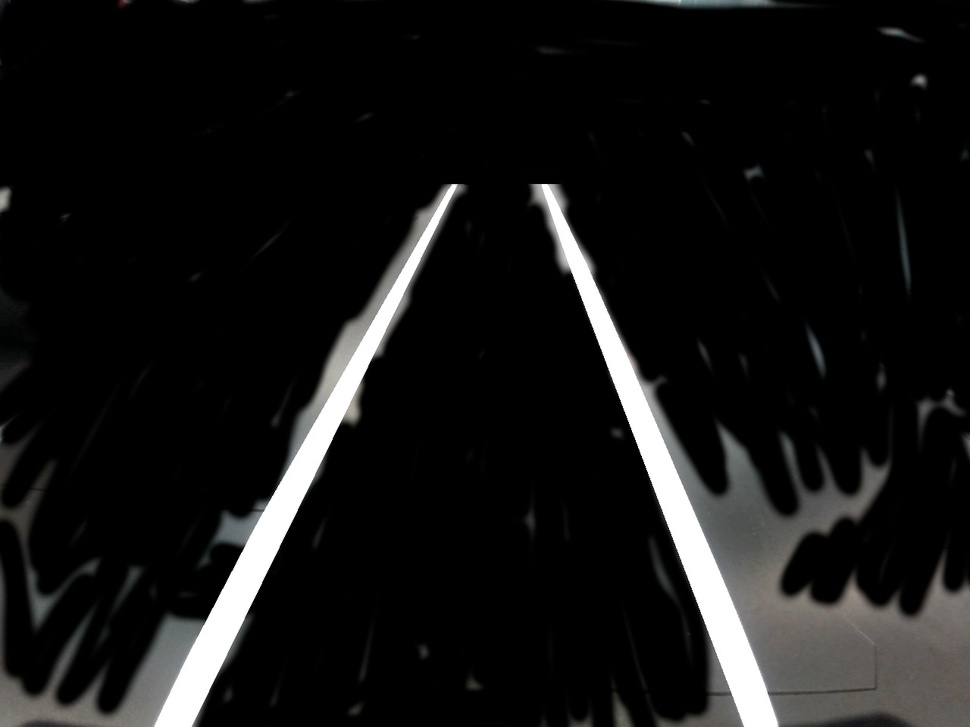
#> input picture Computer_Vision_for_Autonomous_Robot_Navigation/lane_detection_result.jpg, 970 x 727 px, shrunk from 1280 x 960 before the run, found by its file name
$ python matrix_test_grid.py
#> lines starting #> are read from the running program, lines starting #| are printed output that depends on the picture; after the words box and inside, x2 and y2 are one past the last pixel; in counts of white or black regions, pixels touching at a corner belong together
import cv2
import numpy as np

def find_white_lines(image):
    """Находит белые линии на изображении"""
    hsv = cv2.cvtColor(image, cv2.COLOR_BGR2HSV)
    lower_white = np.array([0, 0, 200])
    upper_white = np.array([180, 30, 255])
    white_mask = cv2.inRange(hsv, lower_white, upper_white)

    gray = cv2.cvtColor(image, cv2.COLOR_BGR2GRAY)
    _, bright_mask = cv2.threshold(gray, 250, 255, cv2.THRESH_BINARY)

    combined_mask = cv2.bitwise_or(white_mask, bright_mask)
    kernel = np.ones((3,3), np.uint8)
    combined_mask = cv2.morphologyEx(combined_mask, cv2.MORPH_CLOSE, kernel)
    combined_mask = cv2.morphologyEx(combined_mask, cv2.MORPH_OPEN, kernel)

    return combined_mask

def find_road_edges(image):
    """Находит границы дороги"""
    white_lines_mask = find_white_lines(image)
    contours, _ = cv2.findContours(white_lines_mask, cv2.RETR_EXTERNAL, cv2.CHAIN_APPROX_SIMPLE)

    height, width = image.shape[:2]
    min_area = 1000
    valid_contours = []

    for cnt in contours:
        area = cv2.contourArea(cnt)
        if area > min_area:
            M = cv2.moments(cnt)
            if M['m00'] > 0:
                cy = int(M['m01']/M['m00'])
                if cy > height * 0.3:
                    valid_contours.append(cnt)

    valid_contours.sort(key=lambda c: cv2.boundingRect(c)[0])
    left_edge = right_edge = None

    if len(valid_contours) >= 2:
        left_edge, right_edge = valid_contours[0], valid_contours[-1]
    elif len(valid_contours) == 1:
        M = cv2.moments(valid_contours[0])
        cx = int(M['m10']/M['m00'])
        if cx < width/2:
            left_edge = valid_contours[0]
        else:
            right_edge = valid_contours[0]

    # Инициализируем точки по умолчанию
    dst_points = np.float32([
        [width*0.35, height*0.2],
        [width*0.65, height*0.2],
        [width*0.65, height*0.9],
        [width*0.35, height*0.9]
    ])

    viz = image.copy()

    if left_edge is not None:
        cv2.drawContours(viz, [left_edge], -1, (0,255,0), 2)
        left_points = left_edge.reshape(-1, 2)
        try:
            left_top_x = np.max(left_points[left_points[:,1] == np.min(left_points[:,1]), 0])
            left_bottom_x = np.max(left_points[left_points[:,1] == np.max(left_points[:,1]), 0])
            dst_points[0][0] = left_top_x
            dst_points[3][0] = left_bottom_x
            dst_points[0][1] = np.min(left_points[:,1])
            dst_points[3][1] = np.max(left_points[:,1])
        except:
            pass

    if right_edge is not None:
        cv2.drawContours(viz, [right_edge], -1, (0,0,255), 2)
        right_points = right_edge.reshape(-1, 2)
        try:
            right_top_x = np.min(right_points[right_points[:,1] == np.min(right_points[:,1]), 0])
            right_bottom_x = np.min(right_points[right_points[:,1] == np.max(right_points[:,1]), 0])
            dst_points[1][0] = right_top_x
            dst_points[2][0] = right_bottom_x
            dst_points[1][1] = np.min(right_points[:,1])
            dst_points[2][1] = np.max(right_points[:,1])
        except:
            pass

    return dst_points, white_lines_mask, viz

def extend_trapezoid(points, width, height, extend=2.0):
    """Расширяет трапецию за пределы изображения"""
    tl, tr, br, bl = points
    left_vec = bl - tl
    right_vec = br - tr

    new_tl = tl - left_vec * (extend - 1)
    new_bl = bl + left_vec * (extend - 1)
    new_tr = tr - right_vec * (extend - 1)
    new_br = br + right_vec * (extend - 1)

    return np.float32([new_tl, new_tr, new_br, new_bl])
def create_extended_perspective_grid(width, height, points, num_x=15, num_y=30, extend=2.0):
    """Создает перспективную сетку с расширенными вертикальными линиями"""
    # Создаем пустое изображение
    grid = np.zeros((height, width, 3), dtype=np.uint8)
    grid.fill(255)  # Белый фон

    # Точки исходного прямоугольника
    src_points = np.float32([
        [0, 0],
        [width, 0],
        [width, height],
        [0, height]
    ])

    # Матрица преобразования
    matrix = cv2.getPerspectiveTransform(src_points, points)

    # Рисуем линии сетки
    color = (0, 0, 0)
    thickness = 1

    # Горизонтальные линии (обычные, внутри трапеции)
    for i in range(num_y + 1):
        y = int(i * height / num_y)
        line = np.array([[0, y], [width, y]], dtype=np.float32)
        warped_line = cv2.perspectiveTransform(line.reshape(1, -1, 2), matrix).reshape(-1, 2)
        cv2.line(grid, tuple(warped_line[0].astype(int)), tuple(warped_line[1].astype(int)), color, thickness)

    # Вертикальные линии (расширенные за пределы трапеции)
    for i in range(num_x + 1):
        x = int(i * width / num_x)
        # Создаем удлиненную вертикальную линию (выше и ниже изображения)
        line = np.array([[x, -height*extend], [x, height*(1+extend)]], dtype=np.float32)
        warped_line = cv2.perspectiveTransform(line.reshape(1, -1, 2), matrix).reshape(-1, 2)
        cv2.line(grid, tuple(warped_line[0].astype(int)), tuple(warped_line[1].astype(int)), color, thickness)

    return grid


def main():
    NUM_CELLS_X = 15
    NUM_CELLS_Y = 30

    image = cv2.imread("/home/arrma/PROGRAMMS/Arhipelag_2025/Computer_Vision_for_Autonomous_Robot_Navigation/lane_detection_result.jpg")
#> image is the input picture: shape (727, 970, 3); mean B, G, R 20.8, 21.1, 21.2
    if image is None:
        print("Не удалось загрузить изображение")
        return

    height, width = image.shape[:2]
#> height = 727; width = 970
    dst_points, mask, contour_img = find_road_edges(image)
#> in find_white_lines, `hsv = cv2.cvtColor(image, cv2.COLOR_BGR2HSV)`: hsv: shape (727, 970, 3); mean H, S, V 7, 6.1, 21.4
#> in find_white_lines, `white_mask = cv2.inRange(hsv, lower_white, upper_white)`:
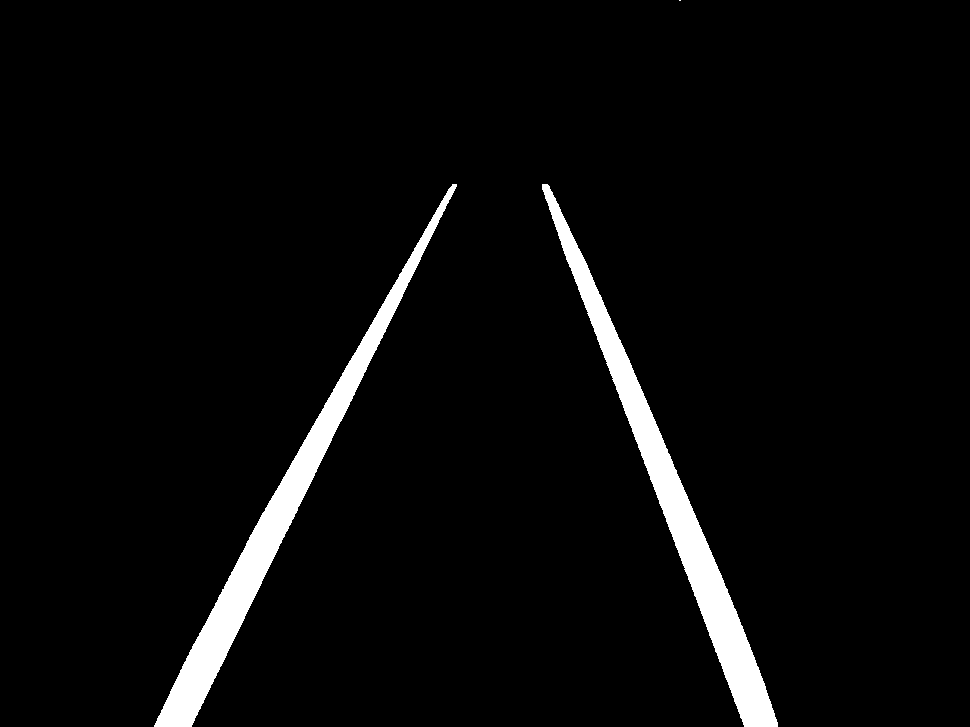
#> white_mask: shape (727, 970); 4.1% white; 3 white regions (1 under 20 px), largest, box (x1, y1, x2, y2) and area: (542, 184, 778, 727) 14728, (154, 184, 457, 727) 14320
#> in find_white_lines, `_, bright_mask = cv2.threshold(gray, 250, 255, cv2.THRESH_BINARY)`:
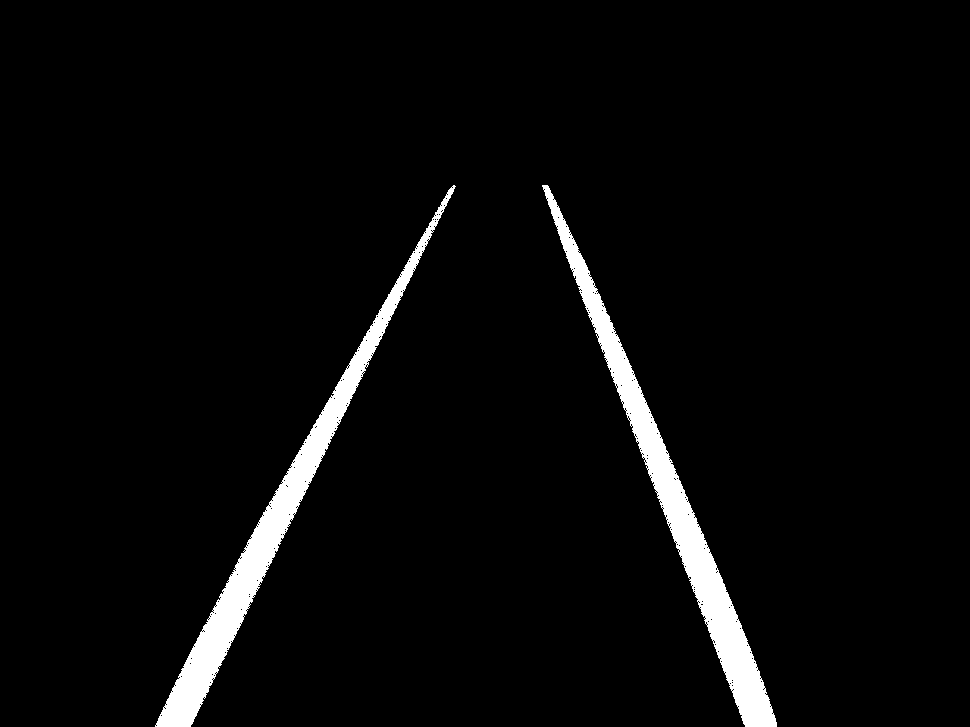
#> bright_mask: shape (727, 970); 3.9% white; 2 white regions, box (x1, y1, x2, y2) and area: (542, 185, 777, 727) 13821, (155, 185, 456, 727) 13347
#> in find_white_lines, `combined_mask = cv2.morphologyEx(combined_mask, cv2.MORPH_CLOSE, kernel)`: combined_mask: shape (727, 970); 4.1% white; 3 white regions (1 under 20 px), largest, box (x1, y1, x2, y2) and area: (542, 184, 778, 727) 14732, (154, 184, 457, 727) 14320
#> in find_white_lines, `combined_mask = cv2.morphologyEx(combined_mask, cv2.MORPH_OPEN, kernel)`: combined_mask: shape (727, 970); 4.1% white; 2 white regions
#> in find_road_edges, `contours, _ = cv2.findContours(white_lines_mask, cv2.RETR_EXTERNAL, cv..`: contours = 2 contours; box (x1, y1, x2, y2) and area: (542, 184, 778, 727) 14170, (154, 184, 457, 727) 13756
#> the loop in find_road_edges, `for cnt in contours:` made 2 passes
#> (area, cy) on passes 1 to 2: (14170, 501), (13756, 517)
#> after the loop in find_road_edges, `for cnt in contours:`: valid_contours has the same summary as contours
#> in find_road_edges, `left_edge, right_edge = valid_contours[0], valid_contours[-1]`: left_edge = contour of 917 points, box (x1, y1, x2, y2) (154, 184, 457, 727), area 13756; right_edge = contour of 829 points, box (x1, y1, x2, y2) (542, 184, 778, 727), area 14170
#> in find_road_edges, `left_points = left_edge.reshape(-1, 2)`: left_points = 917 pairs, first value 154 to 456, second value 184 to 726
#> in find_road_edges, `left_top_x = np.max(left_points[left_points[:,1] == np.min(left_points..`: left_top_x = 456
#> in find_road_edges, `left_bottom_x = np.max(left_points[left_points[:,1] == np.max(left_poi..`: left_bottom_x = 191
#> in find_road_edges, `cv2.drawContours(viz, [right_edge], -1, (0,0,255), 2)`:
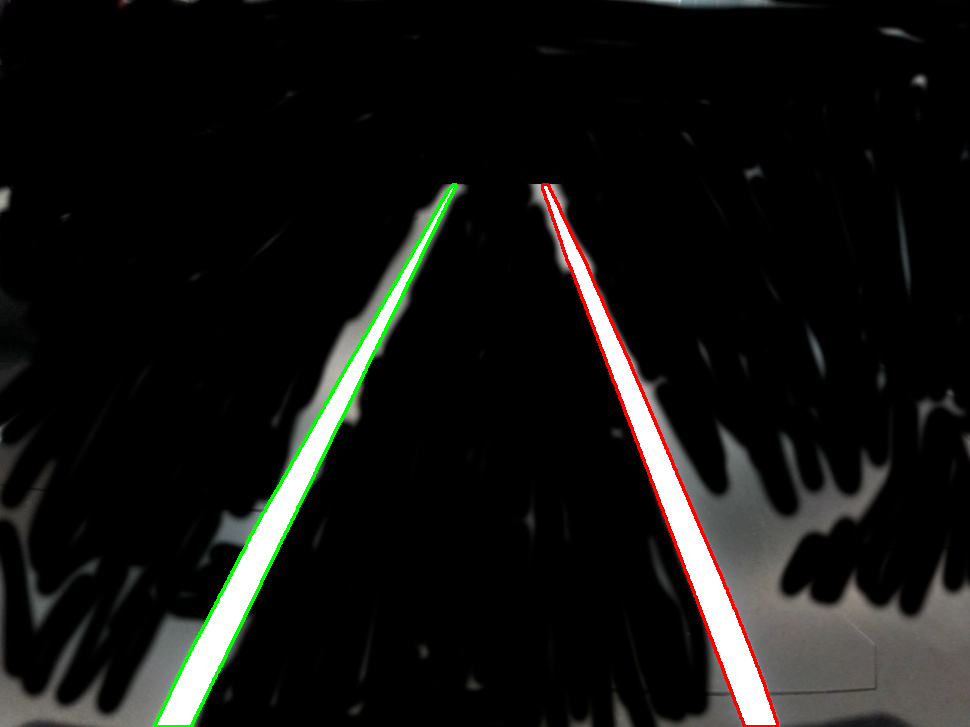
#> viz: shape (727, 970, 3); mean B, G, R 18.4, 20.3, 20.2
#> in find_road_edges, `right_points = right_edge.reshape(-1, 2)`: right_points = 829 pairs, first value 542 to 777, second value 184 to 726
#> in find_road_edges, `right_top_x = np.min(right_points[right_points[:,1] == np.min(right_po..`: right_top_x = 542
#> in find_road_edges, `right_bottom_x = np.min(right_points[right_points[:,1] == np.max(right..`: right_bottom_x = 744
#> dst_points = [[456, 184], [542, 184], [744, 726], [191, 726]]

    # Создаем сетку с расширенными вертикальными линиями
    grid = create_extended_perspective_grid(
        width, height, dst_points,
        NUM_CELLS_X, NUM_CELLS_Y,
        extend=1.5  # Линии выйдут на 1.5 высоты изображения за границы
    )
#> in create_extended_perspective_grid, `grid.fill(255)`: grid: shape (727, 970, 3); every value is 255
#> in create_extended_perspective_grid, `matrix = cv2.getPerspectiveTransform(src_points, points)`: matrix = [[0.0887, -0.586, 456], [0, -0.0978, 184], [0, -0.00116, 1]]
#> the loop in create_extended_perspective_grid, `for i in range(num_y + 1):` made 31 passes
#> warped_line on passes 1 to 12: [[456, 184], [542, 184]], [[454.6, 186.9], [543.1, 186.9]], [[453.1, 189.9], [544.2, 189.9]], [[451.5, 193.1], [545.4, 193.1]], [[449.9, 196.5], [546.7, 196.5]], [[448, 200.3], [548.1, 200.3]], [[446.1, 204.2], [549.5, 204.2]], [[444.1, 208.4], [551.1, 208.4]], [[441.9, 212.8], [552.7, 212.8]], [[439.5, 217.8], [554.6, 217.8]], [[436.9, 223], [556.5, 223]], [[434.2, 228.6], [558.6, 228.6]]
#> after the loop in create_extended_perspective_grid, `for i in range(num_y + 1):`:
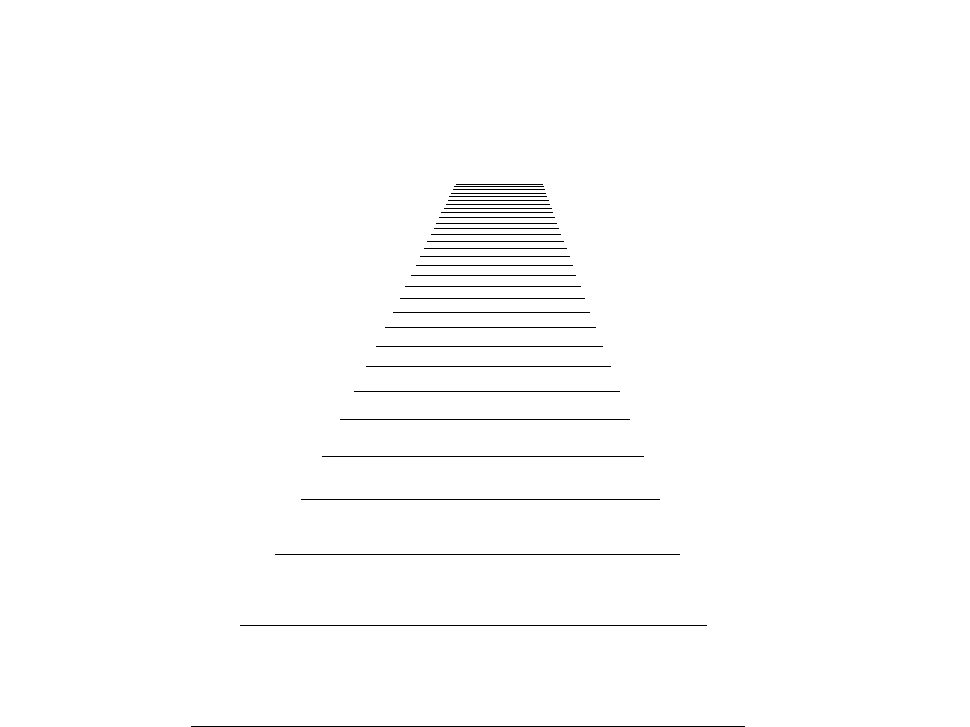
#> grid: shape (727, 970, 3); 99.1% white; black in thin lines or dots, all inside (x1, y1, x2, y2) = (191, 184, 745, 727)
#> the loop in create_extended_perspective_grid, `for i in range(num_x + 1):` made 16 passes
#> (x, line, warped_line) on passes 1 to 9: (0, [[0, -1090.5], [0, 1817.5]], [[483.3, 128.2], [548.7, -5.63]]), (64, [[64, -1090.5], [64, 1817.5]], [[485.8, 128.2], [543.6, -5.63]]), (129, [[129, -1090.5], [129, 1817.5]], [[488.3, 128.2], [538.4, -5.63]]), (194, [[194, -1090.5], [194, 1817.5]], [[490.9, 128.2], [533.2, -5.63]]), (258, [[258, -1090.5], [258, 1817.5]], [[493.4, 128.2], [528.1, -5.63]]), (323, [[323, -1090.5], [323, 1817.5]], [[495.9, 128.2], [522.9, -5.63]]), (388, [[388, -1090.5], [388, 1817.5]], [[498.4, 128.2], [517.8, -5.63]]), (452, [[452, -1090.5], [452, 1817.5]], [[501, 128.2], [512.7, -5.63]]), (517, [[517, -1090.5], [517, 1817.5]], [[503.5, 128.2], [507.5, -5.63]])
#> after the loop in create_extended_perspective_grid, `for i in range(num_x + 1):`:
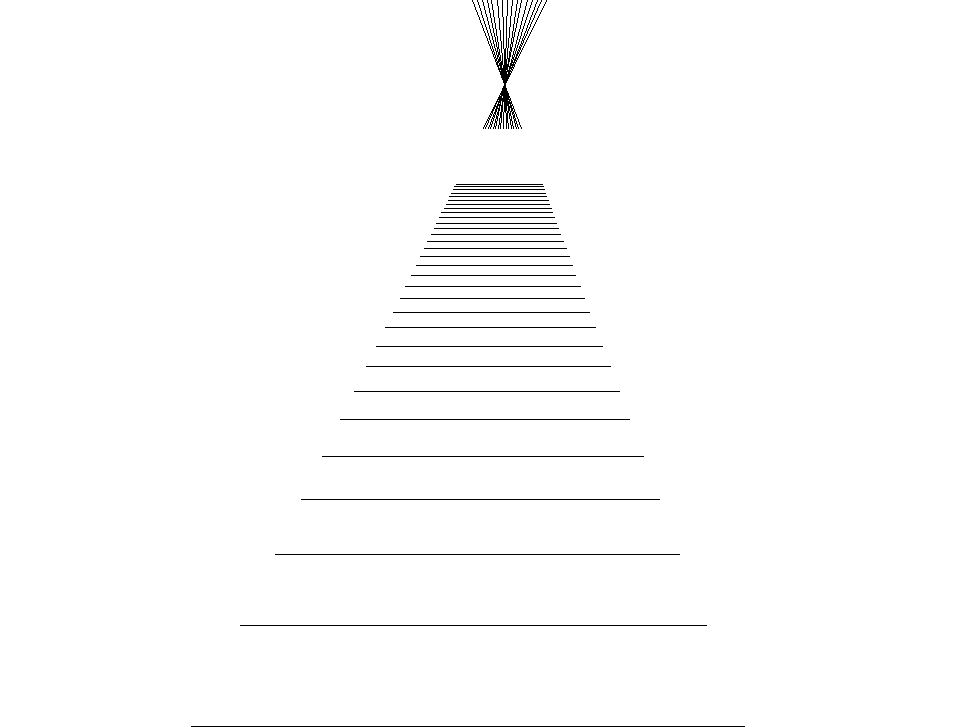
#> grid: shape (727, 970, 3); 98.9% white; black in thin lines or dots, all inside (x1, y1, x2, y2) = (191, 0, 745, 727)

    # Наложение с прозрачностью
    result = cv2.addWeighted(image, 0.7, grid, 0.3, 0)
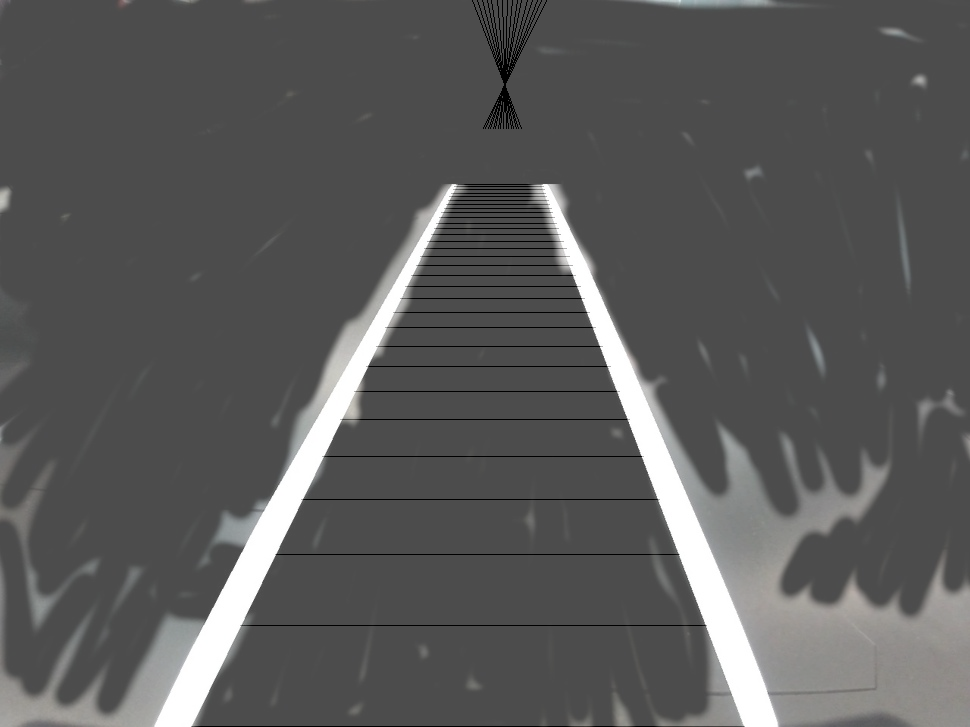
#> result: shape (727, 970, 3); mean B, G, R 89.8, 90.1, 90.1

    # Отображение результатов
    cv2.imshow("Road with Extended Vertical Grid", result)
    cv2.imwrite("road_with_extended_vertical_grid.jpg", result)
    cv2.waitKey(0)
    cv2.destroyAllWindows()


    # 665 112

if __name__ == "__main__":
    main()
